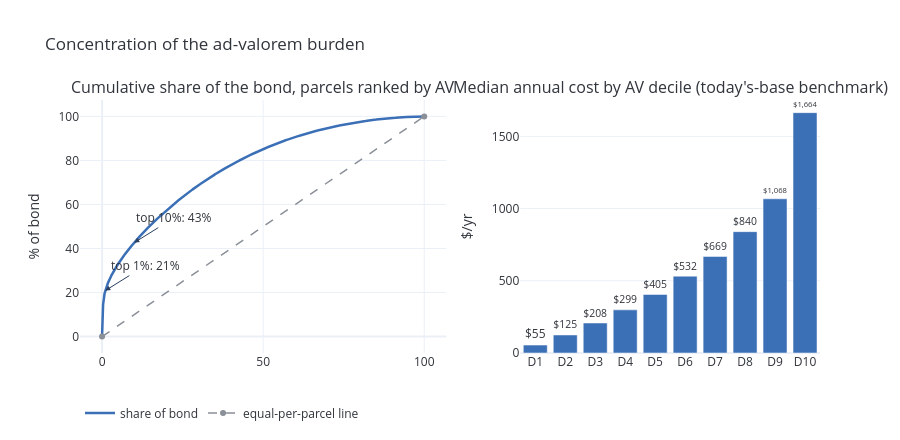

Here is the notebook cell this chart was saved with:
### Code cell
x_lorenz = np.arange(1, N_PARCELS+1)/N_PARCELS*100
y_lorenz = cum.values*100
fig = make_subplots(rows=1, cols=2, column_widths=[0.55,0.45],
    subplot_titles=("Cumulative share of the bond, parcels ranked by AV",
                    "Median annual cost by AV decile (today's-base benchmark)"))
fig.add_trace(go.Scatter(x=x_lorenz, y=y_lorenz, name="share of bond",
    line=dict(color=BLUE, width=2.5), hovertemplate="top %{x:.0f}% of parcels pay %{y:.1f}%"), 1, 1)
fig.add_trace(go.Scatter(x=[0,100], y=[0,100], name="equal-per-parcel line",
    line=dict(color=GRAY, width=1.5, dash="dash")), 1, 1)
for q,lab in ((1,"top 1%"),(10,"top 10%")):
    yv = float(cum.iloc[int(N_PARCELS*q/100)-1]*100)
    fig.add_annotation(x=q, y=yv, text=f"{lab}: {yv:.0f}%", showarrow=True, arrowhead=2,
                       ax=40, ay=-25, font=dict(color=INK), row=1, col=1)
p["dec"] = pd.qcut(p.TotalNetValue, 10, labels=False)+1
dmed = p.groupby("dec").cost.median()
fig.add_trace(go.Bar(x=[f"D{i}" for i in dmed.index], y=dmed.values, marker_color=BLUE,
    text=[f"${v:,.0f}" for v in dmed.values], textposition="outside",
    name="median $/yr", showlegend=False), 1, 2)
fig.update_layout(template="plotly_white", height=440, font=dict(color=INK),
    title="Concentration of the ad-valorem burden", legend=dict(orientation="h", y=-0.18))
fig.update_yaxes(title_text="% of bond", row=1, col=1)
fig.update_yaxes(title_text="$/yr", row=1, col=2)
fig.show()

### Figure 1 — Plotly figure (JSON) as saved in the notebook; plotly's stock layout.template omitted (floating-point values rounded to 4 significant figures; data arrays with more than 128 entries replaced by an {"elided": "..."} marker saying what was removed)
{"data": [{"hovertemplate": "top %{x:.0f}% of parcels pay %{y:.1f}%", "line": {"color": "#3b6fb6", "width": 2.5}, "name": "share of bond", "type": "scatter", "x": {"elided": "27661 float values"}, "xaxis": "x", "y": {"elided": "27661 float values"}, "yaxis": "y"}, {"line": {"color": "#8a8f98", "dash": "dash", "width": 1.5}, "name": "equal-per-parcel line", "type": "scatter", "x": [0, 100], "xaxis": "x", "y": [0, 100], "yaxis": "y"}, {"marker": {"color": "#3b6fb6"}, "name": "median $/yr", "showlegend": false, "text": ["$55", "$125", "$208", "$299", "$405", "$532", "$669", "$840", "$1,068", "$1,664"], "textposition": "outside", "type": "bar", "x": ["D1", "D2", "D3", "D4", "D5", "D6", "D7", "D8", "D9", "D10"], "xaxis": "x2", "y": [54.73, 124.9, 207.7, 298.7, 405.4, 532.1, 668.6, 840.2, 1068.0, 1664.0], "yaxis": "y2"}], "layout": {"annotations": [{"font": {"size": 16}, "showarrow": false, "text": "Cumulative share of the bond, parcels ranked by AV", "x": 0.2475, "xanchor": "center", "xref": "paper", "y": 1.0, "yanchor": "bottom", "yref": "paper"}, {"font": {"size": 16}, "showarrow": false, "text": "Median annual cost by AV decile (today's-base benchmark)", "x": 0.7975, "xanchor": "center", "xref": "paper", "y": 1.0, "yanchor": "bottom", "yref": "paper"}, {"arrowhead": 2, "ax": 40, "ay": -25, "font": {"color": "#30343b"}, "showarrow": true, "text": "top 1%: 21%", "x": 1, "xref": "x", "y": 20.87, "yref": "y"}, {"arrowhead": 2, "ax": 40, "ay": -25, "font": {"color": "#30343b"}, "showarrow": true, "text": "top 10%: 43%", "x": 10, "xref": "x", "y": 42.67, "yref": "y"}], "font": {"color": "#30343b"}, "height": 440, "legend": {"orientation": "h", "y": -0.18}, "title": {"text": "Concentration of the ad-valorem burden"}, "xaxis": {"anchor": "y", "domain": [0.0, 0.495]}, "xaxis2": {"anchor": "y2", "domain": [0.595, 1.0]}, "yaxis": {"anchor": "x", "domain": [0.0, 1.0], "title": {"text": "% of bond"}}, "yaxis2": {"anchor": "x2", "domain": [0.0, 1.0], "title": {"text": "$/yr"}}}}
